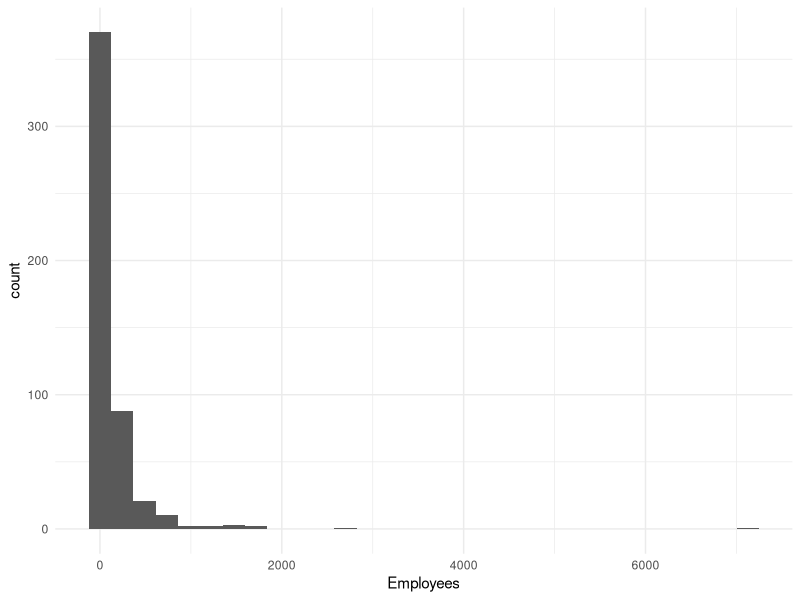
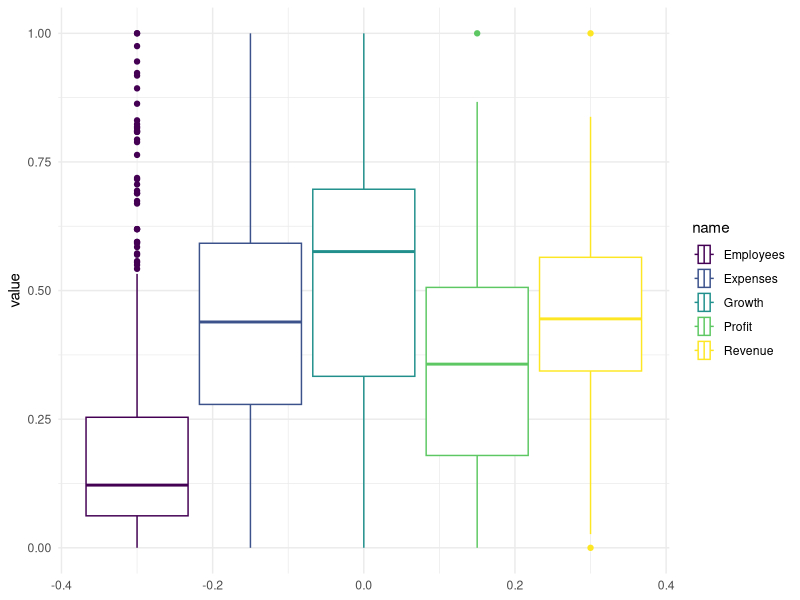
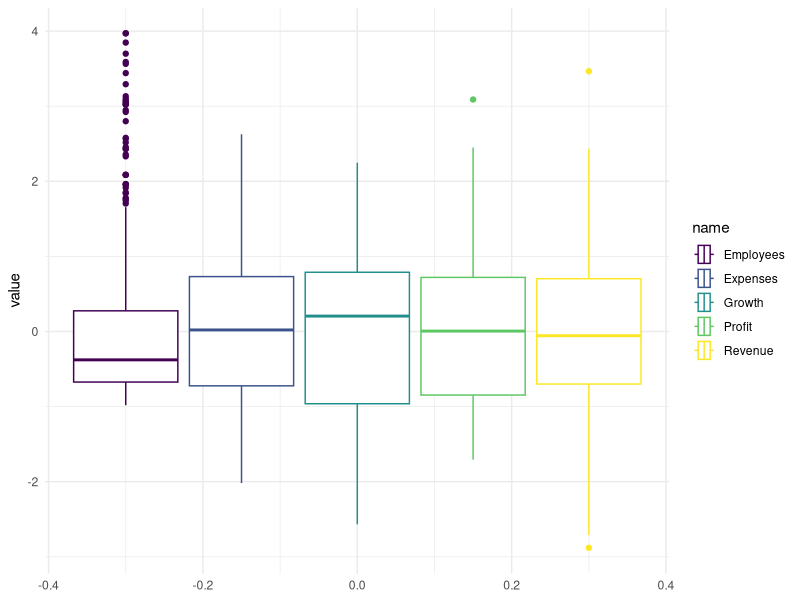
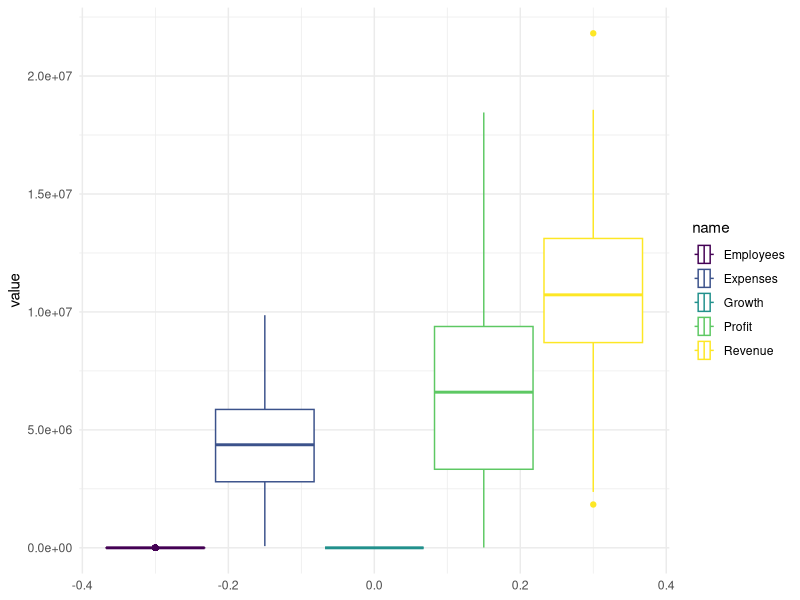
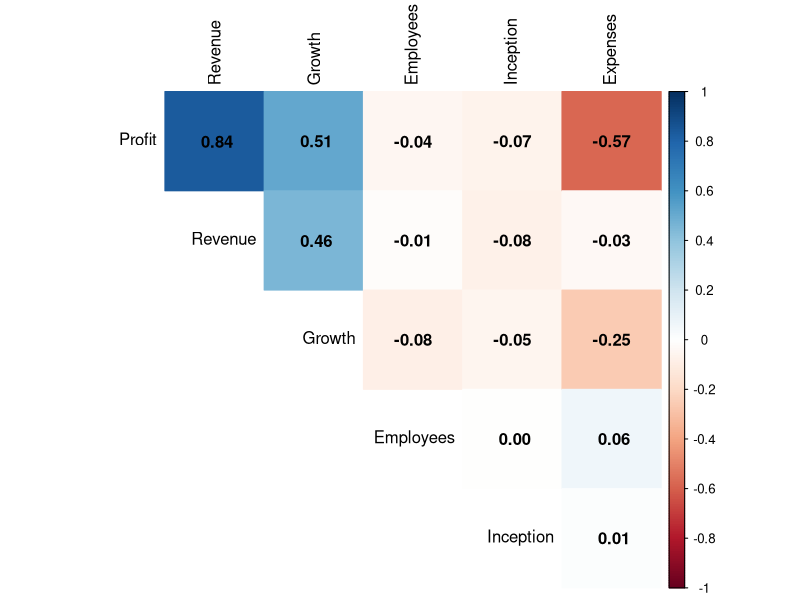
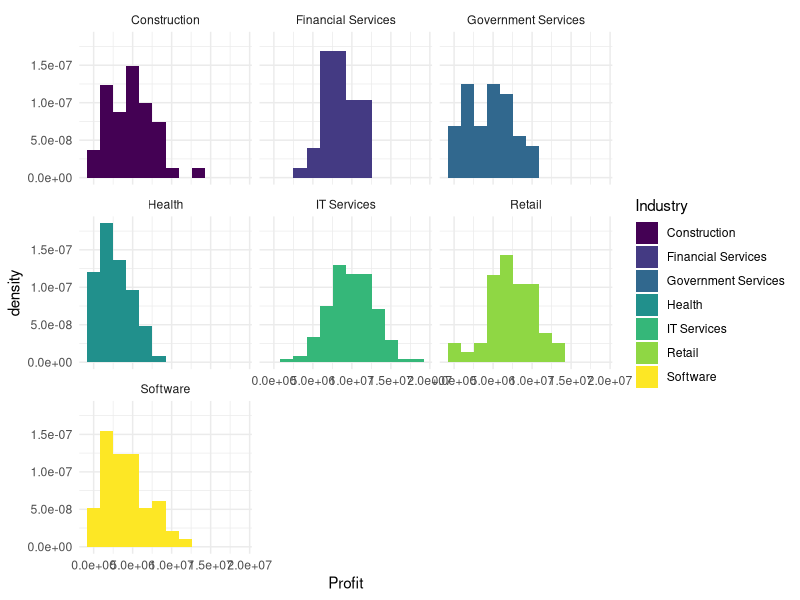
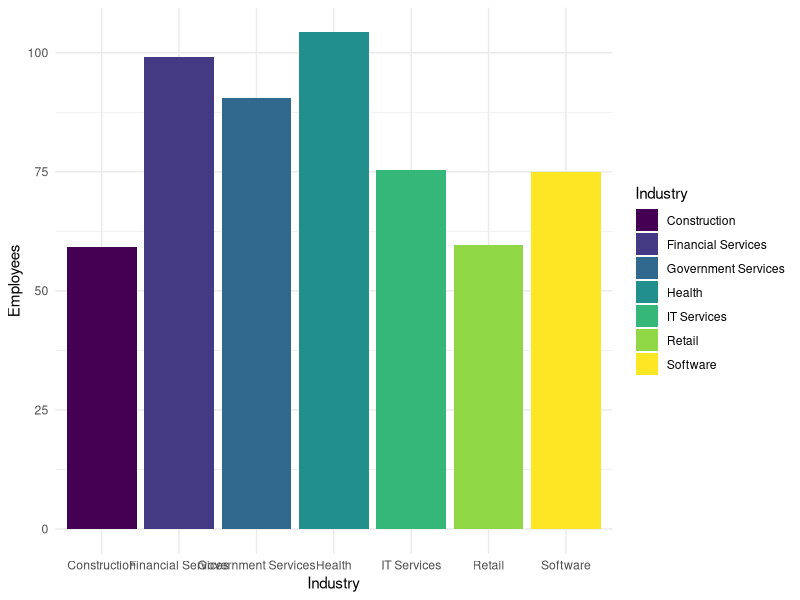
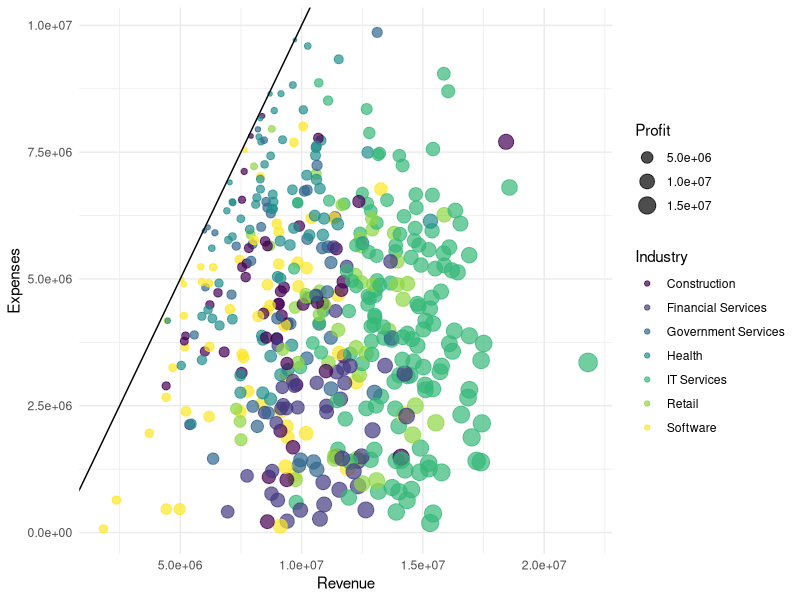

Write the R code that produced these figures, in order.
## ---- chunk 1
knitr::opts_chunk$set(warning=FALSE,message=FALSE)
options("digits" = 5)
## ---- chunk 2
library(tidyverse)

# Duomenų įvesties klaidos (sutvarkysiu pačiame duomenų faile)
#lines <-readLines("Future-500-7.csv")
#lines[69]<- str_replace(lines[69],'\"',"")
#lines[79]<- str_replace(lines[79],'\"',"")

#writeLines(lines,"modified_csv.csv")
x <- read_csv("modified_csv.csv")
## ---- chunk 3
# Pasivertimas į skaitinius kintamuosius
x_1 <- x %>%
  mutate(Revenue = as.numeric(str_replace_all(Revenue,"\\$|\\,","")),
        Expenses = as.numeric(str_replace_all(Expenses," Dollars|\\,","")),
        Growth = as.numeric(str_replace_all(Growth,"%","")),
        Profit = as.numeric(str_match(Profit,"\\d+")))
## ---- chunk 4
library(psych)
x_1 %>% select(where(is.numeric),-"ID") %>% describe()



x_grouped <- x_1 %>% group_by(Industry)
names <- x_grouped %>% group_keys() %>% pull(Industry)

summary_list <- x_grouped %>% select(where(is.numeric)) %>% select(-"ID") %>% 
  group_split() %>% 
  purrr::map(~select(.x,-"Industry")) %>%
  purrr::map(describe) %>%
  purrr::map(~rownames_to_column(as.data.frame(.x)))

names(summary_list) <- names
summary_list
## ---- chunk 5
# išveda į failus, siekiant nukopijuoti į word lentelę
x_1 %>% describe %>% select(c("sd","mean","median","min","max")) %>% round(2) %>% write.csv("out_2.csv",quote=FALSE)


temp <- summary_list %>% enframe() %>% unnest_longer("value") 

cbind(temp$name,temp$value) %>% select(c("rowname","temp$name","sd","mean","median","min","max")) %>% mutate(across(where(is.numeric),round,2)) %>% write.csv("out_2.csv",quote=FALSE,row.names = FALSE)
## ---- chunk 6
# turimi vienų metų duomenys. esant praeitų metų duomenims NA reikšmes būtų galima pakeisti praeitomis
x_1 %>% group_by(Name) %>% count() %>% arrange(desc(n))

x_1 %>% ungroup() %>% summarize(across(everything(),~sum(is.na(.x)))) # pradiniai kiekiai praleistų reikšmių


replace_with_group_median<- function(x,y) {
  group_median <- median(x,na.rm = TRUE)
  if_else(is.na(x),group_median,x)
}


library(maps)
cities <-  us.cities$country.etc
names(cities) <- str_replace(us.cities$name,paste("",us.cities$country.etc),"")


x_2 <- x_1 %>%
  # faktinis užpildymas
  mutate(State = if_else(is.na(State),cities[City],State)) %>%
  # išvestinės reikšmės 
  mutate(Expenses = if_else(is.na(Expenses) & !is.na(Profit),Revenue - Profit,Expenses),
        Revenue = if_else(is.na(Revenue) & !is.na(Profit),Expenses + Profit,Revenue)) %>%
  group_by(Industry) %>%
  filter(!(is.na(Revenue) & is.na(Expenses) & !is.na(Profit))) %>%
  mutate(Expenses = replace_with_group_median(Expenses),
         Revenue = replace_with_group_median(Revenue),
         Profit = Revenue - Expenses) %>%
  rbind(x_1  %>% filter((is.na(Revenue) & is.na(Expenses) & !is.na(Profit)))) %>%
  mutate(Employees = replace_with_group_median(Employees),
         Growth = replace_with_group_median(Growth)) %>%
  ungroup()


## ---- chunk 7
# likusios praleistos reikšmės paliekamos duomenyse (daugiausia reikšmės nominaliuose kintamuosiouse)
x_2 %>% summarize(across(everything(),~sum(is.na(.x))))
## ---- chunk 8
names <- c("Employees","Revenue","Expenses","Profit","Growth")

x_2 %>%  select(names) %>% purrr::map(~boxplot.stats(.x,coef = 1.5)$out) # sąlyginės išskirtys ("mild" outliers)

(outliers <- x_2 %>% select(names) %>% purrr::map(~boxplot.stats(.x,3)$out)) # išskirtys ("extreme" outliers)
## ---- chunk 9
ggplot(x_2,aes(Employees)) + geom_histogram() + theme_minimal() # įmonės darbuotojų skaičiaus pasiskirstymas yra stiprios dešininės asimetrijos (right skewed)
# toliau pašalinsiu šias išskirtis


x_2 %>% filter(Employees %in% outliers$Employees)
# išsiskiriančios įmonės t.y. tyrimo objektai. kai kurios iš šių įmonių turi ne tik didelius darbuotojų kiekis, bet ir didelius Expenses/Revenue

x_2 %>% filter(Employees %in% outliers$Employees) %>% count(Industry) 

x_3 <- x_2 %>% filter(!Employees %in% outliers$Employees)
## ---- chunk 10
x_3 %>% select(names) %>% purrr::map(~boxplot.stats(.x,1.5)$out) # daugiau išskirčių pagal dominančius stulpelius nerasta
## ---- chunk 11
# Kaip skiriasi imties statistiniai duomenys pašalinus išskirtis
summary_1 <- x_2 %>% select(where(is.numeric),-"ID") %>% describe()

summary_2 <- x_3 %>% select(where(is.numeric),-"ID") %>% describe()

(summary_2 - summary_1) / summary_1 * 100 # procentinis imties statistinių duomenų pokytis pašalinus išskirtis
## ---- chunk 12
# normalizavimas
normalized <- x_3 %>% select(where(is.numeric),-c("ID","Inception")) %>% drop_na() %>% map_df(~((.x-min(.x))/(max(.x)-min(.x)))) 
# standartizavimas
standartized <- x_3 %>% select(where(is.numeric),-c("ID","Inception")) %>% drop_na() %>% map_df(~(.x-mean(.x))/sd(.x)) 
## ---- chunk 13
normalized  %>% pivot_longer(1:5) %>% ggplot(aes(value,color=name)) + geom_boxplot() + coord_flip() + theme_minimal() + scale_color_viridis_d()

standartized  %>% pivot_longer(1:5) %>% ggplot(aes(value,color=name)) + geom_boxplot() + coord_flip() + theme_minimal() + scale_color_viridis_d()

x_3 %>% select(where(is.numeric),-c("ID","Inception")) %>% pivot_longer(1:5) %>% ggplot(aes(value,color=name)) + geom_boxplot() + coord_flip() + theme_minimal() + scale_color_viridis_d()
## ---- chunk 14
library(corrplot)
x_corr <- x_3[,-1] %>% drop_na()

numerical <- unlist(lapply(x_corr, is.numeric))  
correlation_matrix <- cor(as.matrix(x_corr[,numerical]))
correlation_matrix


corrplot(correlation_matrix, order = "FPC", method = "color",type="upper",diag=FALSE,tl.col = "black", addCoef.col = "black")
## ---- chunk 15
length(unique(x_3$Industry)) # 7 industrijos

x_industry <- x_3 %>% drop_na()


x_industry %>% ggplot(aes(x=Profit,fill=Industry)) + geom_histogram(aes(y=after_stat(density)),bins = 12) + facet_wrap(vars(Industry)) + scale_fill_viridis_d() + theme_minimal() + scale_y_continuous(n.breaks = 5)

x_industry %>% ggplot(aes(x=Industry,y=Employees,fill=Industry)) + stat_summary(fun=mean,geom="bar") + scale_fill_viridis_d() + theme_minimal()
## ---- chunk 16
x_industry %>% ggplot(aes(Revenue,Expenses,color=Industry)) + geom_point(aes(size=Profit),alpha=0.7) + 
  scale_color_viridis_d() + geom_abline(slope=1,intercept=0) + theme_minimal()

min(x_3$Profit)
## ---- chunk 17
library(datasets)
states <-state.region
names(states) <- state.abb

x_regions <- x_3 %>% mutate(Region = states[State]) %>% drop_na()
## ---- chunk 18
x_regions %>% ggplot(aes(Region,Growth,fill=Region)) + geom_violin(draw_quantiles = 0.5) + theme_minimal() + scale_fill_brewer(palette = "Set2")

x_regions %>% ggplot(aes(Region,Profit,fill=Region)) + geom_violin(draw_quantiles = 0.5) + theme_minimal() + scale_fill_brewer(palette = "Set2")



x_regions %>% ggplot(aes(Region,fill=Region))+ geom_bar() + scale_fill_brewer(palette = "Set2") + theme_minimal()

x_regions %>% ggplot(aes(Region,fill=Industry))+ geom_bar(position="fill")+ coord_flip() +
  scale_y_continuous(labels=scales::label_percent()) + scale_fill_viridis_d() + theme_minimal()
## ---- chunk 19
x_regions %>% ggplot(aes(Revenue,Expenses,color=Region)) + geom_point(aes(size=Profit),alpha=0.8) + 
  scale_color_brewer(palette="Set2") + geom_abline(slope=1,intercept=0) + theme_minimal()
## ---- chunk 20
x_regions %>% drop_na() %>% ggplot(aes(Inception,color=Industry)) + stat_ecdf() + facet_wrap(vars(Industry)) + theme_minimal() + scale_color_viridis_d()
